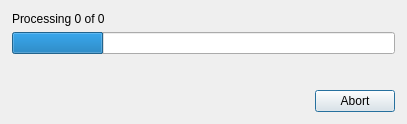
<?xml version="1.0" encoding="UTF-8"?>
<ui version="4.0">
 <class>ProcessDialog</class>
 <widget class="QDialog" name="ProcessDialog">
  <property name="geometry">
   <rect>
    <x>0</x>
    <y>0</y>
    <width>407</width>
    <height>124</height>
   </rect>
  </property>
  <property name="windowTitle">
   <string>Dialog</string>
  </property>
  <property name="modal">
   <bool>true</bool>
  </property>
  <layout class="QVBoxLayout" name="verticalLayout_2">
   <property name="spacing">
    <number>3</number>
   </property>
   <property name="leftMargin">
    <number>12</number>
   </property>
   <property name="topMargin">
    <number>12</number>
   </property>
   <property name="rightMargin">
    <number>12</number>
   </property>
   <property name="bottomMargin">
    <number>12</number>
   </property>
   <item>
    <layout class="QVBoxLayout" name="verticalLayout">
     <property name="spacing">
      <number>6</number>
     </property>
     <item>
      <widget class="QLabel" name="progressLabel">
       <property name="text">
        <string>Processing 0 of 0</string>
       </property>
       <property name="alignment">
        <set>Qt::AlignLeading|Qt::AlignLeft|Qt::AlignVCenter</set>
       </property>
      </widget>
     </item>
     <item>
      <widget class="QProgressBar" name="progressBar">
       <property name="value">
        <number>24</number>
       </property>
       <property name="textVisible">
        <bool>false</bool>
       </property>
      </widget>
     </item>
     <item>
      <spacer name="verticalSpacer">
       <property name="orientation">
        <enum>Qt::Vertical</enum>
       </property>
       <property name="sizeHint" stdset="0">
        <size>
         <width>20</width>
         <height>40</height>
        </size>
       </property>
      </spacer>
     </item>
     <item>
      <layout class="QHBoxLayout" name="horizontalLayout">
       <item>
        <spacer name="horizontalSpacer">
         <property name="orientation">
          <enum>Qt::Horizontal</enum>
         </property>
         <property name="sizeHint" stdset="0">
          <size>
           <width>40</width>
           <height>20</height>
          </size>
         </property>
        </spacer>
       </item>
       <item>
        <widget class="QPushButton" name="buttonCancel">
         <property name="text">
          <string>Abort</string>
         </property>
        </widget>
       </item>
      </layout>
     </item>
    </layout>
   </item>
  </layout>
 </widget>
 <resources/>
 <connections>
  <connection>
   <sender>buttonCancel</sender>
   <signal>clicked()</signal>
   <receiver>ProcessDialog</receiver>
   <slot>cancelProcess()</slot>
   <hints>
    <hint type="sourcelabel">
     <x>400</x>
     <y>69</y>
    </hint>
    <hint type="destinationlabel">
     <x>229</x>
     <y>47</y>
    </hint>
   </hints>
  </connection>
 </connections>
 <slots>
  <slot>cancelProcess()</slot>
 </slots>
</ui>
